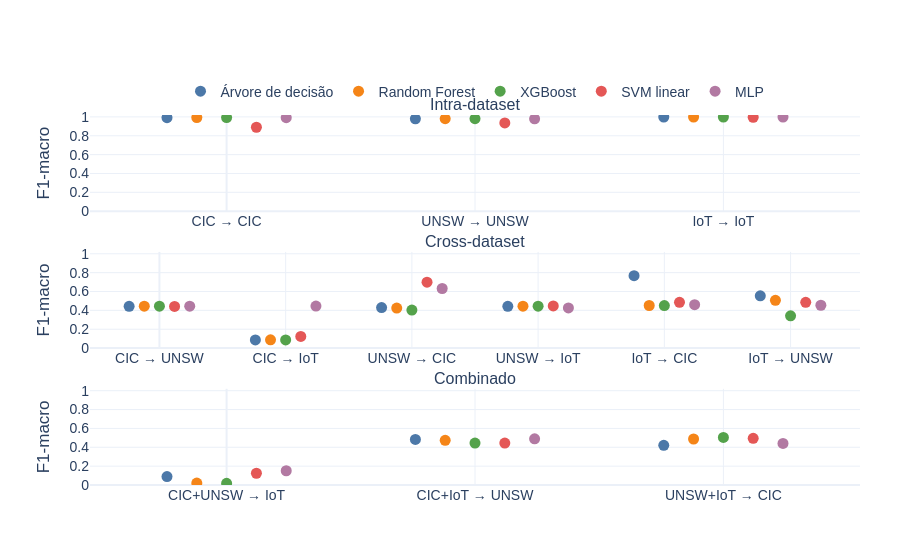

The cell this chart's notebook holds for it:
### Code cell
# gráfico geral
EVALUATION_ROUTES_BY_SCENARIO = {
    "intra_dataset": ["CIC → CIC", "UNSW → UNSW", "IoT → IoT"],
    "cross_dataset": [
        "CIC → UNSW",
        "CIC → IoT",
        "UNSW → CIC",
        "UNSW → IoT",
        "IoT → CIC",
        "IoT → UNSW",
    ],
    "combined_to_unseen": [
        "CIC+UNSW → IoT",
        "CIC+IoT → UNSW",
        "UNSW+IoT → CIC",
    ],
}

general_plot_data = evaluation.copy()
general_plot_data["evaluation_route"] = (
    general_plot_data["training_source"].map(SOURCE_ABBREVIATIONS)
    + " → "
    + general_plot_data["test_source"].map(SOURCE_ABBREVIATIONS)
)

general_figure = make_subplots(
    rows=3,
    cols=1,
    vertical_spacing=0.11,
    subplot_titles=[SCENARIO_LABELS[scenario] for scenario in SCENARIO_ORDER],
)
for row_index, scenario_type in enumerate(SCENARIO_ORDER, start=1):
    routes = EVALUATION_ROUTES_BY_SCENARIO[scenario_type]
    scenario_data = general_plot_data[
        general_plot_data["scenario_type"].eq(scenario_type)
    ]

    for model, offset in zip(MODEL_ORDER, [-0.24, -0.12, 0, 0.12, 0.24]):
        model_data = scenario_data[scenario_data["model"].eq(model)].set_index(
            "evaluation_route"
        ).loc[routes]
        general_figure.add_trace(
            go.Scatter(
                x=[index + offset for index in range(len(routes))],
                y=model_data["f1_macro"],
                mode="markers",
                name=MODEL_LABELS[model],
                showlegend=row_index == 1,
                marker=dict(size=11, color=MODEL_COLORS[model]),
            ),
            row=row_index,
            col=1,
        )

    general_figure.update_xaxes(
        tickmode="array",
        tickvals=list(range(len(routes))),
        ticktext=routes,
        range=[-0.55, len(routes) - 0.45],
        row=row_index,
        col=1,
    )
    general_figure.update_yaxes(
        title_text="F1-macro",
        range=[0, 1.02],
        dtick=0.2,
        row=row_index,
        col=1,
    )
save_figure(
    general_figure,
    "f1_macro_all_training_test_combinations",
    width=1100,
    height=1150,
)

### Figure 1 — Plotly figure (JSON) as saved in the notebook; plotly's stock layout.template omitted (floating-point values rounded to 4 significant figures)
{"data": [{"marker": {"color": "#4C78A8", "size": 11}, "mode": "markers", "name": "Árvore de decisão", "showlegend": true, "x": [-0.24, 0.76, 1.76], "y": [0.9911, 0.9798, 0.9979], "type": "scatter", "xaxis": "x", "yaxis": "y"}, {"marker": {"color": "#F58518", "size": 11}, "mode": "markers", "name": "Random Forest", "showlegend": true, "x": [-0.12, 0.88, 1.88], "y": [0.9933, 0.9807, 0.998], "type": "scatter", "xaxis": "x", "yaxis": "y"}, {"marker": {"color": "#54A24B", "size": 11}, "mode": "markers", "name": "XGBoost", "showlegend": true, "x": [0, 1, 2], "y": [0.9923, 0.9807, 0.9979], "type": "scatter", "xaxis": "x", "yaxis": "y"}, {"marker": {"color": "#E45756", "size": 11}, "mode": "markers", "name": "SVM linear", "showlegend": true, "x": [0.12, 1.12, 2.12], "y": [0.89, 0.936, 0.9958], "type": "scatter", "xaxis": "x", "yaxis": "y"}, {"marker": {"color": "#B279A2", "size": 11}, "mode": "markers", "name": "MLP", "showlegend": true, "x": [0.24, 1.24, 2.24], "y": [0.9916, 0.9796, 0.9979], "type": "scatter", "xaxis": "x", "yaxis": "y"}, {"marker": {"color": "#4C78A8", "size": 11}, "mode": "markers", "name": "Árvore de decisão", "showlegend": false, "x": [-0.24, 0.76, 1.76, 2.76, 3.76, 4.76], "y": [0.4427, 0.0867, 0.4297, 0.4425, 0.7673, 0.5549], "type": "scatter", "xaxis": "x2", "yaxis": "y2"}, {"marker": {"color": "#F58518", "size": 11}, "mode": "markers", "name": "Random Forest", "showlegend": false, "x": [-0.12, 0.88, 1.88, 2.88, 3.88, 4.88], "y": [0.4444, 0.08817, 0.4241, 0.444, 0.4517, 0.5061], "type": "scatter", "xaxis": "x2", "yaxis": "y2"}, {"marker": {"color": "#54A24B", "size": 11}, "mode": "markers", "name": "XGBoost", "showlegend": false, "x": [0, 1, 2, 3, 4, 5], "y": [0.4444, 0.08664, 0.4029, 0.4444, 0.4511, 0.3424], "type": "scatter", "xaxis": "x2", "yaxis": "y2"}, {"marker": {"color": "#E45756", "size": 11}, "mode": "markers", "name": "SVM linear", "showlegend": false, "x": [0.12, 1.12, 2.12, 3.12, 4.12, 5.12], "y": [0.4413, 0.1239, 0.6994, 0.4471, 0.485, 0.4859], "type": "scatter", "xaxis": "x2", "yaxis": "y2"}, {"marker": {"color": "#B279A2", "size": 11}, "mode": "markers", "name": "MLP", "showlegend": false, "x": [0.24, 1.24, 2.24, 3.24, 4.24, 5.24], "y": [0.4445, 0.4451, 0.6319, 0.4258, 0.4602, 0.4543], "type": "scatter", "xaxis": "x2", "yaxis": "y2"}, {"marker": {"color": "#4C78A8", "size": 11}, "mode": "markers", "name": "Árvore de decisão", "showlegend": false, "x": [-0.24, 0.76, 1.76], "y": [0.08987, 0.4828, 0.4208], "type": "scatter", "xaxis": "x3", "yaxis": "y3"}, {"marker": {"color": "#F58518", "size": 11}, "mode": "markers", "name": "Random Forest", "showlegend": false, "x": [-0.12, 0.88, 1.88], "y": [0.02054, 0.4733, 0.4877], "type": "scatter", "xaxis": "x3", "yaxis": "y3"}, {"marker": {"color": "#54A24B", "size": 11}, "mode": "markers", "name": "XGBoost", "showlegend": false, "x": [0, 1, 2], "y": [0.01734, 0.4449, 0.5043], "type": "scatter", "xaxis": "x3", "yaxis": "y3"}, {"marker": {"color": "#E45756", "size": 11}, "mode": "markers", "name": "SVM linear", "showlegend": false, "x": [0.12, 1.12, 2.12], "y": [0.1245, 0.4449, 0.4954], "type": "scatter", "xaxis": "x3", "yaxis": "y3"}, {"marker": {"color": "#B279A2", "size": 11}, "mode": "markers", "name": "MLP", "showlegend": false, "x": [0.24, 1.24, 2.24], "y": [0.151, 0.4901, 0.441], "type": "scatter", "xaxis": "x3", "yaxis": "y3"}], "layout": {"xaxis": {"anchor": "y", "domain": [0.0, 1.0], "tickmode": "array", "tickvals": [0, 1, 2], "ticktext": ["CIC → CIC", "UNSW → UNSW", "IoT → IoT"], "range": [-0.55, 2.55]}, "yaxis": {"anchor": "x", "domain": [0.74, 1.0], "title": {"text": "F1-macro"}, "range": [0, 1.02], "dtick": 0.2}, "xaxis2": {"anchor": "y2", "domain": [0.0, 1.0], "tickmode": "array", "tickvals": [0, 1, 2, 3, 4, 5], "ticktext": ["CIC → UNSW", "CIC → IoT", "UNSW → CIC", "UNSW → IoT", "IoT → CIC", "IoT → UNSW"], "range": [-0.55, 5.55]}, "yaxis2": {"anchor": "x2", "domain": [0.37, 0.63], "title": {"text": "F1-macro"}, "range": [0, 1.02], "dtick": 0.2}, "xaxis3": {"anchor": "y3", "domain": [0.0, 1.0], "tickmode": "array", "tickvals": [0, 1, 2], "ticktext": ["CIC+UNSW → IoT", "CIC+IoT → UNSW", "UNSW+IoT → CIC"], "range": [-0.55, 2.55]}, "yaxis3": {"anchor": "x3", "domain": [0.0, 0.26], "title": {"text": "F1-macro"}, "range": [0, 1.02], "dtick": 0.2}, "annotations": [{"font": {"size": 16}, "showarrow": false, "text": "Intra-dataset", "x": 0.5, "xanchor": "center", "xref": "paper", "y": 1.0, "yanchor": "bottom", "yref": "paper"}, {"font": {"size": 16}, "showarrow": false, "text": "Cross-dataset", "x": 0.5, "xanchor": "center", "xref": "paper", "y": 0.63, "yanchor": "bottom", "yref": "paper"}, {"font": {"size": 16}, "showarrow": false, "text": "Combinado", "x": 0.5, "xanchor": "center", "xref": "paper", "y": 0.26, "yanchor": "bottom", "yref": "paper"}], "font": {"family": "Arial", "size": 14}, "margin": {"l": 90, "r": 40, "t": 115, "b": 75}, "legend": {"orientation": "h", "yanchor": "bottom", "y": 1.02, "xanchor": "center", "x": 0.5}}}
